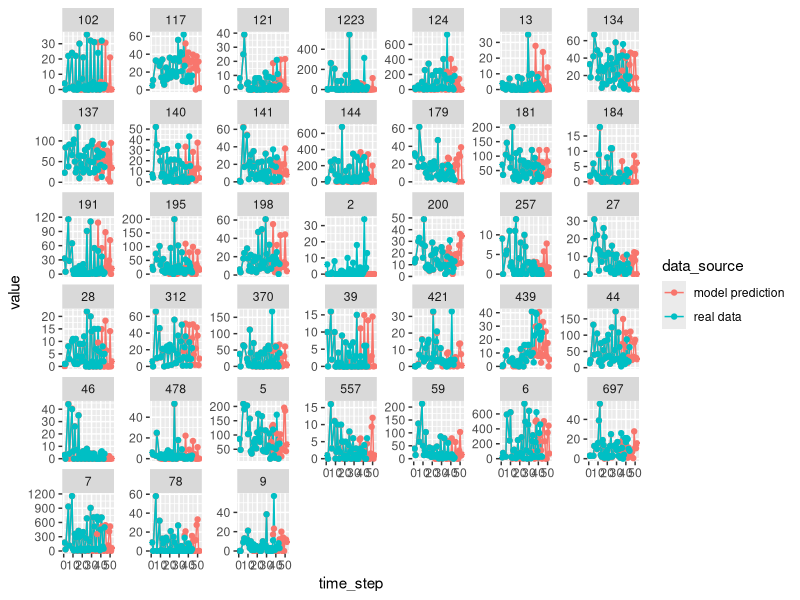

Reproduce this figure in R.
### Loading Packages
require(stringr)
require(dplyr)
require(tidyr)
require(reshape2)
require(ggplot2)

### Load data
# Output model
res_RNN = read.csv(
    "data/result_model_V5_100000.csv"
)
names(res_RNN) = str_remove_all(names(res_RNN), "X")
res_RNN$data_source = "model prediction"

# Real data
real_data = read.csv(
    "data/Matrix_dominant.csv"
)
names(real_data) = str_remove_all(names(real_data), "X")
real_data = select(
    real_data,
    -c("19", "116")
)
real_data$data_source = "real data"

### Plot
data_plot = rbind(res_RNN, real_data)

data_plot$time_step = as.numeric(data_plot$time_step)

data_plot = melt(
    data_plot,
    id.vars = c("time_step", "data_source")
)

ggplot(
    #data_plot[data_plot$time_step > 34 & data_plot$time_step < 45,],
    data_plot,
    aes(
        x = time_step,
        y = value,
        color = data_source
    )
) + 
geom_line(aes(group = data_source)) + 
geom_point() + 
facet_wrap(
    .~variable,
    scales= "free_y"
)

# ggsave(
#     "docs/ModelV5_100000_prediction.jpg",
#     width = 20,
#     height = 20
# )